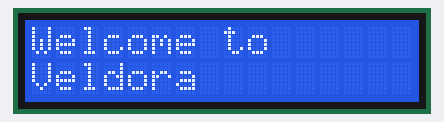
A sketch run on a simulated Arduino Uno, built with avr-gcc and run on an emulated ATmega328P. Parts: 16×2 character LCD.

Above: at 0.1 s.
At 2.1 s:
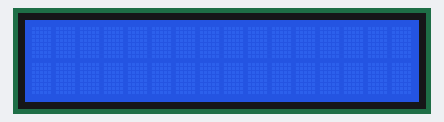

The sketch:

Initial_LCD_Test.ino
```cpp
#include <LiquidCrystal.h>

LiquidCrystal lcd(8,9,10,11,12,13);

void setup() {
  lcd.begin(16, 2);
}

void loop(){
  lcd.setCursor(0,0);
  lcd.print("Welcome to");
  lcd.setCursor(0,1);
  lcd.print("Veldora");
  delay(2000);
  lcd.clear();
  delay(500);
}
```

Measured:
- what the display in image 1 shows lasts 0.5 s, from 2.1 s to 2.6 s
